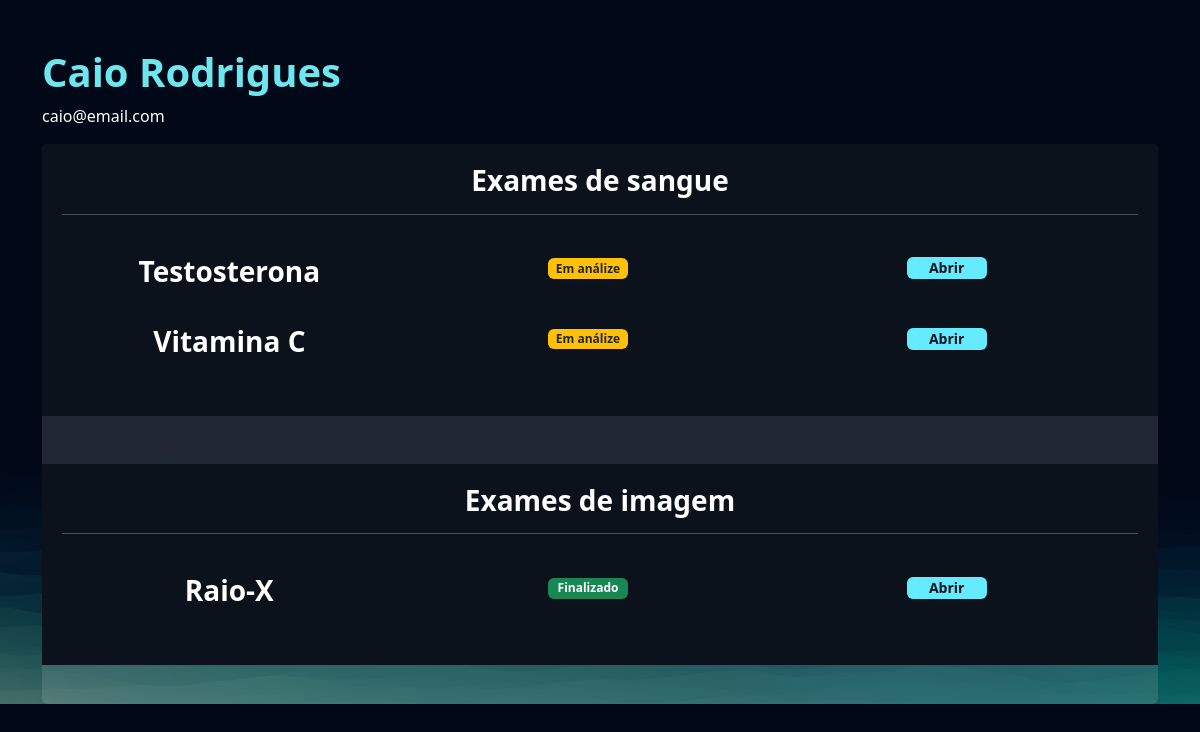
The page /empresarial/cliente/7 (signed in) on the database its author committed.
### exames/models.py (models this page shows, shortened)
class SolicitacaoExame(models.Model):
    choice_status = (
        ('E', 'Em análise'),
        ('F', 'Finalizado')
    )
    usuario = models.ForeignKey(User, on_delete=models.DO_NOTHING)
    exame = models.ForeignKey(TiposExames, on_delete=models.DO_NOTHING)
    status = models.CharField(max_length=1, choices=choice_status)
    resultado = models.FileField(upload_to="resultados", null=True, blank=True)
    requer_senha = models.BooleanField(default=False)
    senha = models.CharField(max_length=16, null=True, blank=True)
    def badge_template(self):
        if self.status == 'E':
            classes = 'bg-warning text-dark'
            mensagem = 'Em análize'
        elif self.status == 'F':
            mensagem = 'Finalizado'
            classes = 'bg-success'
        return mark_safe(f'<span class="badge {classes}" style="width: 80px;">{mensagem}</span>')

class TiposExames(models.Model):
    tipo_choices = (
        ('I', 'Exame de Imagem'),
        ('S', 'Exame de Sangue')
    )
    nome = models.CharField(max_length=50)
    tipo = models.CharField(max_length=1, choices=tipo_choices)
    preco = models.FloatField()
    disponivel = models.BooleanField(default=True)
    horario_inicial = models.IntegerField()
    horario_final = models.IntegerField()

### empresarial/views.py (the view)
# urls.py: path('cliente/<int:cliente_id>', views.cliente, name="cliente"),
@staff_member_required
def cliente(request, cliente_id):
    cliente = User.objects.get(id=cliente_id)
    exames = SolicitacaoExame.objects.filter(usuario=cliente)
    return render(request, 'cliente.html', {'cliente': cliente, 'exames': exames})

### empresarial/templates/cliente.html (shortened to what this page needs)
{% extends "bases/base.html" %}
{% load static %}
{% block 'head' %}
    <link href="{% static 'exames/css/css.css' %}" rel="stylesheet">
    <link href="{% static 'exames/css/gerenciar_pedidos.css' %}" rel="stylesheet">
    <link href="{% static 'exames/css/gerenciar_exames.css' %}" rel="stylesheet">
{% endblock 'head' %}
{% block 'conteudo' %}
    <br>
    <br>
    <div class="container">
        <h3 class="font-destaque">{{cliente.get_full_name}}</h3>
        <p>{{cliente.email}}</p>
        <div class="card card-view">
            <div class="sub-card">
                <h3>Exames de sangue</h3>
                <hr>
                <br>
                {% for exame in exames  %}
                    {% if  exame.exame.tipo == 'S'%}
                        <div class="row">
                            <div class="col-md"><h3>{{exame.exame.nome}}</h3></div>
                            <div class="col-md">{{exame.badge_template}}</div>
                            <div class="col-md">
                                <a href="#" class="btn btn-light"">Abrir</a>
                            </div>
                        </div>
                        <br>
                    {% endif %}
                {% endfor %}
            </div>
            <br>
            <br>
            <div class="sub-card">
                <h3>Exames de imagem</h3>
                <hr>
                <br>
                {% for exame in exames  %}
                    {% if  exame.exame.tipo == 'I'%}
                        <div class="row">
                            <div class="col-md"><h3>{{exame.exame.nome}}</h3></div>
                            <div class="col-md">{{exame.badge_template}}</div>
                            <div class="col-md"><a href="#" class="btn btn-light">Abrir</a></div>
                        </div>
                        <br>
                    {% endif %}
                {% endfor %}
            </div>
        </div>
    </div>
{% endblock 'conteudo' %}

### templates/static/geral/css/geral.css (style rules this page uses)
:root { --main-color: #151C34; --dark-color: #0C121C ; --light-color: #6DE6EE; --contrast-color: #f4c96b; --differential-color: #066668; }
* { color: white }
.font-destaque { color: var(--light-color); font-size: 40px; }

### templates/static/exames/css/css.css (style rules this page uses)
html { background-image: url('/static/geral/img/bg2.png'); background-size: cover; }
body { background-image: url('/static/geral/img/bg2.png'); background-size: cover; }
.card { background-color: rgba(217, 217, 217, .14); color: white; padding: 15px; }

### templates/static/exames/css/gerenciar_pedidos.css (style rules this page uses)
.card-view { text-align: center; padding: 0; border: none; height: 70vh; overflow: auto; }

### templates/static/exames/css/gerenciar_exames.css (style rules this page uses)
.sub-card { background-color: var(--dark-color); padding: 20px; }
h3 { font-weight: bold; }
.row { max-width: 100%; margin-bottom:5px; }
.btn { height: 22px; width: 80px; font-size: 14px; padding-top: 0; padding-bottom: 0; background-color: #65ebff; border: #65ebff; font-weight: bold; color: #0C121C; }

### rows shown on the page
SolicitacaoExame: exame.nome "Testosterona", badge_template "Em análize"
SolicitacaoExame: exame.nome "Vitamina C", badge_template "Em análize"
SolicitacaoExame: exame.nome "Raio-X", badge_template "Finalizado"

### other values the page prints
{{ cliente.get_full_name }} "Caio Rodrigues"
{{ cliente.email }} "caio@email.com"
